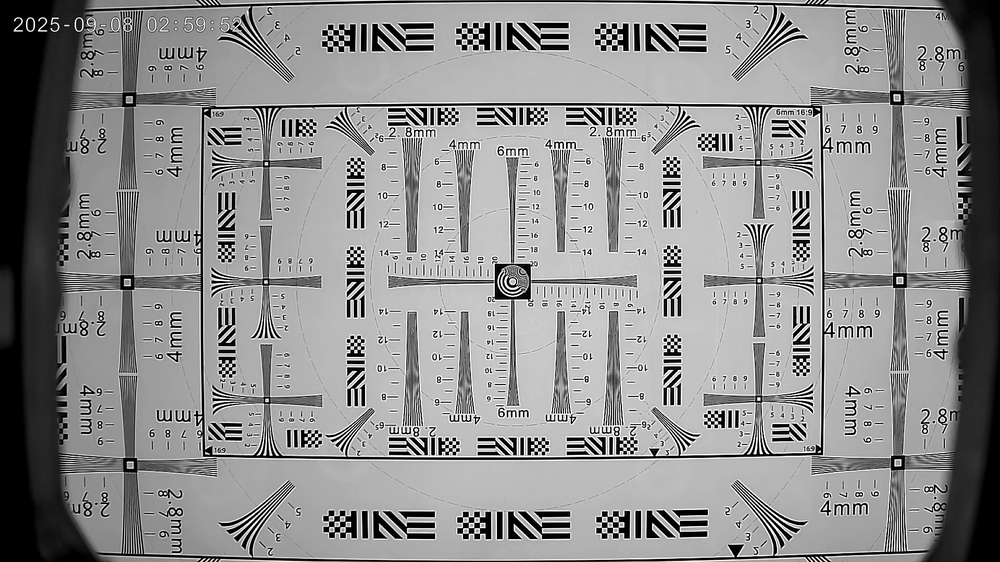
#> input picture images/0908_01_NG_1.bmp, 1000 x 562 px, shrunk from 2304 x 1296 before the run
$ python mtf_sharpness.py images/0908_01_NG_1.bmp   (older library calls are emulated)
#> lines starting #> are read from the running program, lines starting #| are printed output that depends on the picture; long printed decimals are rounded
#!/usr/bin/env python3
# -*- coding: utf-8 -*-
"""
MTF图像清晰度评估工具 - 刃边法（Knife-Edge Method）
基于调制传递函数(Modulation Transfer Function)原理实现
严格按照ISO 12233标准的MTF测试方法
"""

import cv2
import numpy as np
import argparse
import os
import glob
from pathlib import Path
from scipy import signal, ndimage
from numpy.fft import fft, fftfreq
from PIL import Image


class MTFSharpnessEvaluator:
    """MTF清晰度评估器 - 刃边法实现"""

    def __init__(self, image_path):
        """
        初始化评估器

        Args:
            image_path: 图像文件路径
        """
        self.image_path = image_path
        self.image = None
        self.gray = None
        self.mtf_curve = None
        self.mtf50 = None
        self.frequencies = None

    def load_image(self):
        """加载并预处理图像（使用PIL以支持打包后的环境）"""
        if not os.path.exists(self.image_path):
            raise FileNotFoundError(f"图像文件不存在: {self.image_path}")

        try:
            # 优先使用PIL读取（打包后更可靠）
            pil_image = Image.open(self.image_path)

            # 转换为numpy数组
            self.image = np.array(pil_image)

            # 处理不同的图像模式
            if pil_image.mode == 'L':
                # 灰度图
                self.gray = self.image.copy()
            elif pil_image.mode == 'RGB':
                # RGB转灰度
                self.gray = np.dot(self.image[...,:3], [0.299, 0.587, 0.114]).astype(np.uint8)
            elif pil_image.mode == 'RGBA':
                # RGBA转灰度（忽略alpha通道）
                self.gray = np.dot(self.image[...,:3], [0.299, 0.587, 0.114]).astype(np.uint8)
            elif pil_image.mode == 'P':
                # 调色板模式，转换为RGB再转灰度
                pil_image = pil_image.convert('RGB')
                self.image = np.array(pil_image)
                self.gray = np.dot(self.image[...,:3], [0.299, 0.587, 0.114]).astype(np.uint8)
            elif pil_image.mode == '1':
                # 二值图像
                self.gray = (self.image * 255).astype(np.uint8)
            else:
                # 其他模式，尝试转换为RGB再转灰度
                pil_image = pil_image.convert('RGB')
                self.image = np.array(pil_image)
                self.gray = np.dot(self.image[...,:3], [0.299, 0.587, 0.114]).astype(np.uint8)

            # 确保gray是uint8类型
            if self.gray.dtype != np.uint8:
                self.gray = self.gray.astype(np.uint8)

        except Exception as e:
            # 如果PIL失败，尝试cv2（开发环境可能可用）
            try:
                self.image = cv2.imread(self.image_path)
                if self.image is None:
                    raise ValueError(f"无法读取图像: {self.image_path}")

                # 转换为灰度图
                if len(self.image.shape) == 3:
                    self.gray = cv2.cvtColor(self.image, cv2.COLOR_BGR2GRAY)
                else:
                    self.gray = self.image.copy()
            except:
                raise ValueError(f"无法读取图像 (PIL和cv2均失败): {self.image_path}\n原始错误: {str(e)}")

        return self.gray

    # [25 lines left out: function detect_edges, not called in this run]

    def extract_edge_roi(self, margin=50):
        """
        提取边缘感兴趣区域（ROI）
        自动检测图像中最明显的边缘区域

        Args:
            margin: 边缘周围的边距

        Returns:
            numpy.ndarray: 边缘ROI区域
        """
        # 计算图像梯度找到最强的边缘
        grad_x = cv2.Sobel(self.gray, cv2.CV_64F, 1, 0, ksize=3)
        grad_y = cv2.Sobel(self.gray, cv2.CV_64F, 0, 1, ksize=3)
        gradient_mag = np.sqrt(grad_x**2 + grad_y**2)

        # 找到梯度最大的区域
        threshold = np.percentile(gradient_mag, 95)
        edge_mask = gradient_mag > threshold

        # 找到边缘区域的边界框
        coords = np.column_stack(np.where(edge_mask))
        if len(coords) == 0:
            # 如果没有找到边缘，使用整个图像
            return self.gray

        y_min, x_min = coords.min(axis=0)
        y_max, x_max = coords.max(axis=0)

        # 添加边距
        y_min = max(0, y_min - margin)
        y_max = min(self.gray.shape[0], y_max + margin)
        x_min = max(0, x_min - margin)
        x_max = min(self.gray.shape[1], x_max + margin)

        roi = self.gray[y_min:y_max, x_min:x_max]
        return roi

    def compute_esf(self, roi=None):
        """
        计算边缘扩散函数（Edge Spread Function, ESF）

        Args:
            roi: 边缘ROI区域，如果为None则使用整个图像

        Returns:
            numpy.ndarray: ESF曲线
        """
        if roi is None:
            roi = self.gray

        # 检测边缘方向（水平或垂直）
        grad_x = np.abs(cv2.Sobel(roi, cv2.CV_64F, 1, 0, ksize=3)).mean()
        grad_y = np.abs(cv2.Sobel(roi, cv2.CV_64F, 0, 1, ksize=3)).mean()

        # 沿着梯度最大的方向投影
        if grad_x > grad_y:
            # 垂直边缘，沿x方向投影
            esf = np.mean(roi, axis=0)
        else:
            # 水平边缘，沿y方向投影
            esf = np.mean(roi, axis=1)

        # 亚像素插值，提高采样密度
        x_original = np.arange(len(esf))
        x_interpolated = np.linspace(0, len(esf)-1, len(esf)*4)
        esf_interpolated = np.interp(x_interpolated, x_original, esf)

        return esf_interpolated

    def compute_lsf(self, esf):
        """
        计算线扩散函数（Line Spread Function, LSF）
        LSF = dESF/dx (ESF的一阶导数)

        Args:
            esf: 边缘扩散函数

        Returns:
            numpy.ndarray: LSF曲线
        """
        # 使用中心差分法计算导数
        lsf = np.gradient(esf)

        # 使用高斯滤波平滑LSF，减少噪声
        lsf_smoothed = ndimage.gaussian_filter1d(lsf, sigma=2)

        return lsf_smoothed

    def compute_mtf_from_lsf(self, lsf):
        """
        从LSF计算MTF曲线
        MTF = |FFT(LSF)| / |FFT(LSF)[0]|

        Args:
            lsf: 线扩散函数

        Returns:
            tuple: (frequencies, mtf_values)
        """
        # 对LSF进行FFT
        lsf_fft = fft(lsf)

        # 计算MTF（取模值并归一化）
        mtf = np.abs(lsf_fft)
        mtf = mtf / (mtf[0] + 1e-10)  # 归一化，使MTF(0) = 1

        # 只取正频率部分
        n = len(lsf)
        mtf = mtf[:n//2]

        # 计算对应的频率
        frequencies = fftfreq(n, d=1.0)[:n//2]

        return frequencies, mtf

    def compute_mtf50(self, frequencies, mtf):
        """
        计算MTF50值（MTF下降到0.5时的空间频率）
        这是衡量图像清晰度的关键指标

        Args:
            frequencies: 频率数组
            mtf: MTF值数组

        Returns:
            float: MTF50值（cycles/pixel）
        """
        # 找到MTF首次下降到0.5以下的位置
        idx = np.where(mtf < 0.5)[0]

        if len(idx) == 0:
            # 如果MTF始终大于0.5，返回最大频率
            return frequencies[-1]

        idx50 = idx[0]

        if idx50 == 0:
            return frequencies[0]

        # 线性插值获得精确的MTF50频率
        f1, f2 = frequencies[idx50-1], frequencies[idx50]
        m1, m2 = mtf[idx50-1], mtf[idx50]

        # 线性插值: f = f1 + (0.5 - m1) * (f2 - f1) / (m2 - m1)
        if abs(m2 - m1) > 1e-10:
            mtf50 = f1 + (0.5 - m1) * (f2 - f1) / (m2 - m1)
        else:
            mtf50 = f1

        return mtf50

    def compute_mtf_sharpness(self):
        """
        完整的MTF刃边法清晰度评估
        按照ISO 12233标准实现：ESF → LSF → FFT → MTF → MTF50

        Returns:
            dict: 包含MTF50、平均MTF等指标的字典
        """
        # 1. 提取边缘ROI
        roi = self.extract_edge_roi()

        # 2. 计算ESF
        esf = self.compute_esf(roi)

        # 3. 计算LSF（ESF的导数）
        lsf = self.compute_lsf(esf)

        # 4. 通过FFT计算MTF
        frequencies, mtf = self.compute_mtf_from_lsf(lsf)

        # 5. 计算MTF50
        mtf50 = self.compute_mtf50(frequencies, mtf)

        # 保存结果
        self.mtf_curve = mtf
        self.frequencies = frequencies
        self.mtf50 = mtf50

        # 计算其他有用的指标
        mtf30 = self.compute_mtf_at_value(frequencies, mtf, 0.3)
        mtf10 = self.compute_mtf_at_value(frequencies, mtf, 0.1)

        # 计算MTF曲线下面积（Area Under Curve）作为综合指标
        mtf_auc = np.trapezoid(mtf, frequencies)

        # 归一化MTF50到0-100范围（用于评分）
        # 通常MTF50在0.1-0.5范围内，映射到0-100
        sharpness_score = min(100, mtf50 * 200)

        results = {
            'mtf50': mtf50,
            'mtf30': mtf30,
            'mtf10': mtf10,
            'mtf_auc': mtf_auc,
            'sharpness_score': sharpness_score,
            'frequencies': frequencies,
            'mtf_curve': mtf
        }

        return results

    def compute_mtf_at_value(self, frequencies, mtf, value):
        """
        计算MTF下降到指定值时的频率

        Args:
            frequencies: 频率数组
            mtf: MTF值数组
            value: 目标MTF值（例如0.3, 0.1）

        Returns:
            float: 对应的频率值
        """
        idx = np.where(mtf < value)[0]
        if len(idx) == 0:
            return frequencies[-1]

        idx_val = idx[0]
        if idx_val == 0:
            return frequencies[0]

        # 线性插值
        f1, f2 = frequencies[idx_val-1], frequencies[idx_val]
        m1, m2 = mtf[idx_val-1], mtf[idx_val]

        if abs(m2 - m1) > 1e-10:
            freq = f1 + (value - m1) * (f2 - f1) / (m2 - m1)
        else:
            freq = f1

        return freq

    def get_sharpness_level(self, mtf50):
        """
        根据MTF50值判断图像质量等级

        Args:
            mtf50: MTF50数值（cycles/pixel）

        Returns:
            str: 清晰度等级描述
        """
        # MTF50的典型范围：0.1-0.5 cycles/pixel
        if mtf50 > 0.4:
            return "非常清晰"
        elif mtf50 > 0.3:
            return "清晰"
        elif mtf50 > 0.2:
            return "较清晰"
        elif mtf50 > 0.1:
            return "轻微模糊"
        else:
            return "模糊"


# [164 lines left out: functions process_single_image, process_folder, save_results_to_file, not called in this run]


def main():
    """主函数"""
    parser = argparse.ArgumentParser(
        description='MTF图像清晰度评估工具 - 刃边法（ISO 12233标准）',
        formatter_class=argparse.RawDescriptionHelpFormatter,
        epilog="""
算法说明:
  本程序实现了基于ISO 12233标准的MTF刃边法:
  1. ESF (Edge Spread Function) - 边缘扩散函数提取
  2. LSF (Line Spread Function) - 线扩散函数计算 (LSF = dESF/dx)
  3. FFT变换 - 对LSF进行傅里叶变换
  4. MTF曲线 - 调制传递函数 (MTF = |FFT(LSF)|)
  5. MTF50 - MTF下降到0.5时的空间频率（清晰度核心指标）

使用示例:
  # 评估单张图像
  python mtf_sharpness.py image.png

  # 批量评估文件夹中的所有图像
  python mtf_sharpness.py /path/to/folder

  # 批量评估并保存结果到文件
  python mtf_sharpness.py /path/to/folder --output results.txt
        """
    )

    parser.add_argument('path', help='图像文件路径或文件夹路径')
    parser.add_argument('--output', '-o', help='输出结果文件路径（仅用于文件夹批量处理）')

    args = parser.parse_args()

    try:
        path = args.path

        # 判断是文件还是文件夹
        if os.path.isfile(path):
            # 处理单张图像
            print("\n处理单张图像...")
            evaluator = MTFSharpnessEvaluator(path)
            evaluator.load_image()
#> in load_image, pil_image is the input picture: PIL image 1000x562 L; min 0, max 255, mean 141.9
            results = evaluator.compute_mtf_sharpness()
#> in extract_edge_roi, `grad_x = cv2.Sobel(self.gray, cv2.CV_64F, 1, 0, ksize=3)`:
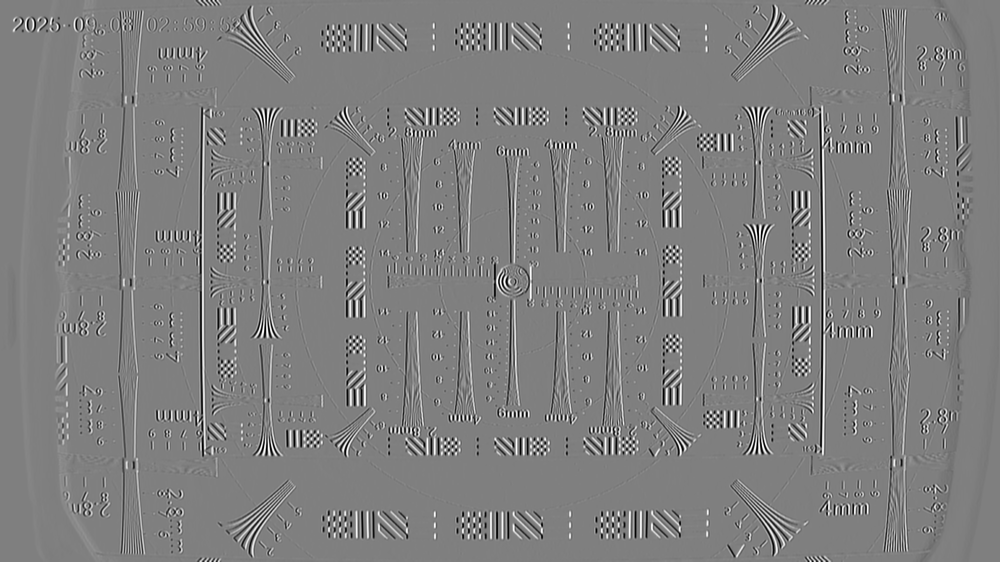
#> grad_x: shape (562, 1000) float64; min -1020, max 1020, mean 0; drawn with min black and max white
#> in extract_edge_roi, `grad_y = cv2.Sobel(self.gray, cv2.CV_64F, 0, 1, ksize=3)`:
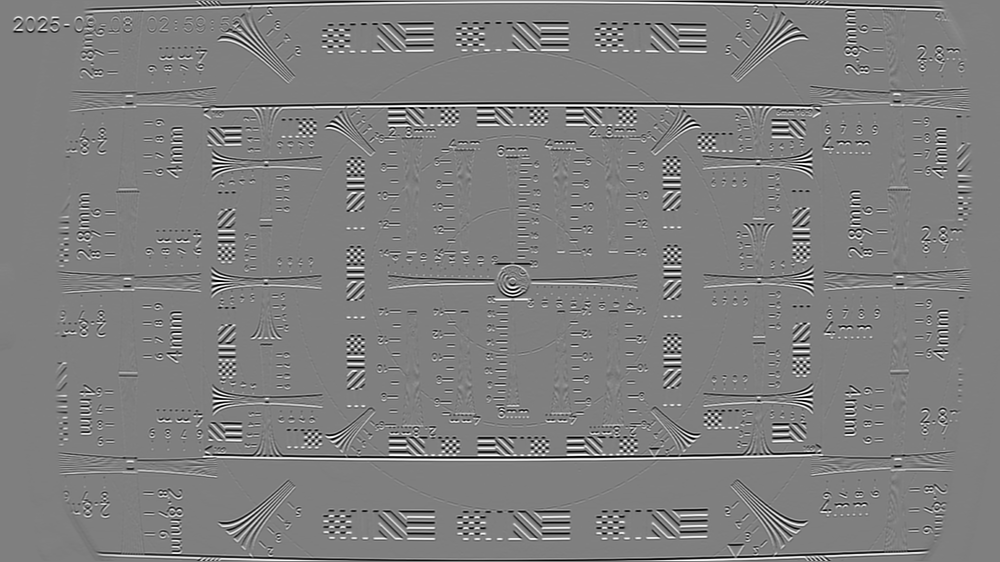
#> grad_y: shape (562, 1000) float64; min -1020, max 1020, mean -0.1; drawn with min black and max white
#> in extract_edge_roi, `gradient_mag = np.sqrt(grad_x**2 + grad_y**2)`:
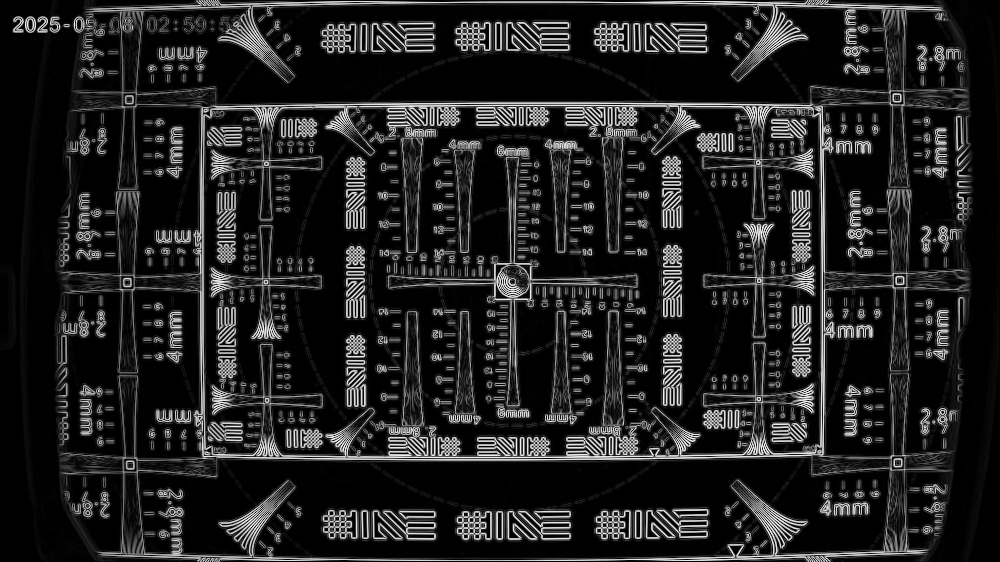
#> gradient_mag: shape (562, 1000) float64; min 0, max 1087, mean 146.3; drawn with min black and max white
#> in extract_edge_roi, `threshold = np.percentile(gradient_mag, 95)`: threshold = 764
#> in extract_edge_roi, `edge_mask = gradient_mag > threshold`:
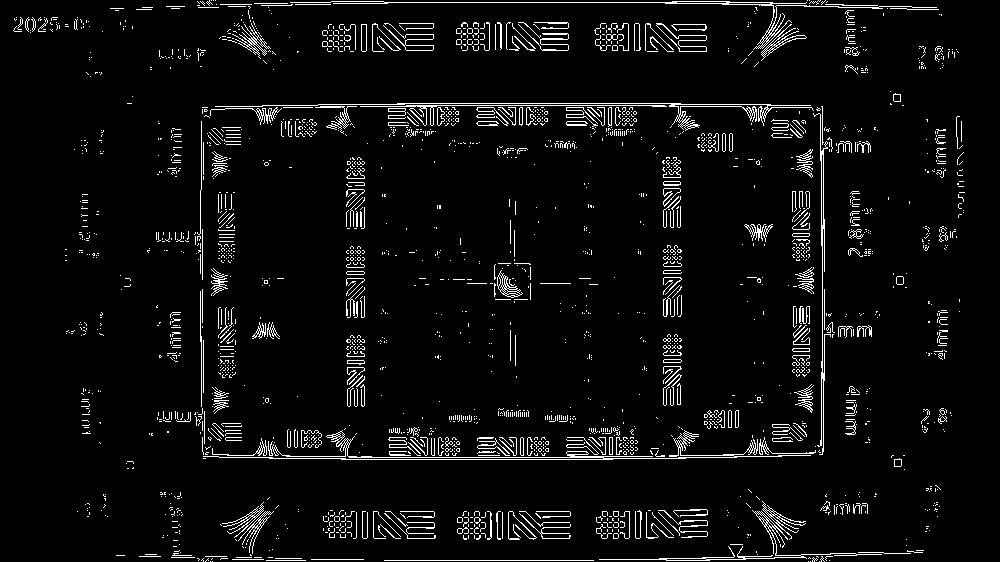
#> edge_mask: shape (562, 1000) bool; 5% white in thin lines or dots
#> in extract_edge_roi, `coords = np.column_stack(np.where(edge_mask))`: coords = 28100 pairs, first value 0 to 561, second value 13 to 964
#> in extract_edge_roi, `y_min, x_min = coords.min(axis=0)`: y_min = 0; x_min = 13
#> in extract_edge_roi, `y_max, x_max = coords.max(axis=0)`: y_max = 561; x_max = 964
#> in extract_edge_roi, `y_max = min(self.gray.shape[0], y_max + margin)`: y_max = 562
#> in extract_edge_roi, `x_min = max(0, x_min - margin)`: x_min = 0
#> in extract_edge_roi, `x_max = min(self.gray.shape[1], x_max + margin)`: x_max = 1000
#> in compute_esf, `grad_x = np.abs(cv2.Sobel(roi, cv2.CV_64F, 1, 0, ksize=3)).mean()`: grad_x = 81.92
#> in compute_esf, `grad_y = np.abs(cv2.Sobel(roi, cv2.CV_64F, 0, 1, ksize=3)).mean()`: grad_y = 87.62
#> in compute_esf, `esf = np.mean(roi, axis=1)`: esf = 562 values, max 159.7 at index 302, min 80.11 at index 105, mean 141.9
#> in compute_esf, `x_original = np.arange(len(esf))`: x_original = 562 values from 0 to 561
#> in compute_esf, `x_interpolated = np.linspace(0, len(esf)-1, len(esf)*4)`: x_interpolated = 2248 values from 0 to 561
#> in compute_esf, `esf_interpolated = np.interp(x_interpolated, x_original, esf)`: esf_interpolated = 2248 values, max 159.3 at index 1210, min 80.21 at index 420, mean 141.9
#> in compute_mtf_sharpness, `esf = self.compute_esf(roi)`: esf has the same summary as esf_interpolated in compute_esf
#> in compute_lsf, `lsf = np.gradient(esf)`: lsf = 2248 values, max 10.88 at index 423, min -10.76 at index 414, mean -0.0149
#> in compute_lsf, `lsf_smoothed = ndimage.gaussian_filter1d(lsf, sigma=2)`: lsf_smoothed = 2248 values, max 8.03 at index 1838, min -8.8 at index 413, mean -0.0149
#> in compute_mtf_sharpness, `lsf = self.compute_lsf(esf)`: lsf has the same summary as lsf_smoothed in compute_lsf
#> in compute_mtf_from_lsf, `mtf = np.abs(lsf_fft)`: mtf = 2248 values, max 379.2 at index 70, min 2.45 at index 314, mean 26.8
#> in compute_mtf_from_lsf, `mtf = mtf / (mtf[0] + 1e-10)`: mtf = 2248 values, max 11.29 at index 70, min 0.0731 at index 314, mean 0.798
#> in compute_mtf_from_lsf, `n = len(lsf)`: n = 2248
#> in compute_mtf_from_lsf, `mtf = mtf[:n//2]`: mtf = 1124 values, max 11.29 at index 70, min 0.0731 at index 314, mean 0.799
#> in compute_mtf_from_lsf, `frequencies = fftfreq(n, d=1.0)[:n//2]`: frequencies = 1124 values from 0 to 0.5
#> in compute_mtf50, `idx = np.where(mtf < 0.5)[0]`: idx = 823 values from 67 to 1123
#> in compute_mtf50, `idx50 = idx[0]`: idx50 = 67
#> in compute_mtf50, `f1, f2 = frequencies[idx50-1], frequencies[idx50]`: f1 = 0.0294; f2 = 0.0298
#> in compute_mtf50, `m1, m2 = mtf[idx50-1], mtf[idx50]`: m1 = 0.77; m2 = 0.394
#> in compute_mtf50, `mtf50 = f1 + (0.5 - m1) * (f2 - f1) / (m2 - m1)`: mtf50 = 0.0297
#> in compute_mtf_sharpness, `self.mtf_curve = mtf`: self.mtf_curve has the same summary as mtf in compute_mtf_from_lsf
#> in compute_mtf_sharpness, `self.frequencies = frequencies`: self.frequencies = 1124 values from 0 to 0.5
#> in compute_mtf_sharpness, `self.mtf50 = mtf50`: self.mtf50 = 0.0297
#> in compute_mtf_at_value, `idx = np.where(mtf < value)[0]`: idx = 772 values from 212 to 1123
#> in compute_mtf_at_value, `idx_val = idx[0]`: idx_val = 212
#> in compute_mtf_at_value, `f1, f2 = frequencies[idx_val-1], frequencies[idx_val]`: f1 = 0.0939; f2 = 0.0943
#> in compute_mtf_at_value, `m1, m2 = mtf[idx_val-1], mtf[idx_val]`: m1 = 0.818; m2 = 0.18
#> in compute_mtf_at_value, `freq = f1 + (value - m1) * (f2 - f1) / (m2 - m1)`: freq = 0.0942
#> in compute_mtf_sharpness, `mtf10 = self.compute_mtf_at_value(frequencies, mtf, 0.1)`: mtf10 = 0.14
#> in compute_mtf_sharpness, `mtf_auc = np.trapezoid(mtf, frequencies)`: mtf_auc = 0.399
#> in compute_mtf_sharpness, `sharpness_score = min(100, mtf50 * 200)`: sharpness_score = 5.94
#> results = 7 items

            filename = os.path.basename(path)
            mtf50 = results['mtf50']
#> mtf50 = 0.0297
            mtf30 = results['mtf30']
#> mtf30 = 0.0942
            mtf10 = results['mtf10']
#> mtf10 = 0.14
            score = results['sharpness_score']
#> score = 5.94
            level = evaluator.get_sharpness_level(mtf50)
#> level = '模糊'

            print("\n" + "="*70)
            print("MTF图像清晰度评估结果（刃边法）")
            print("="*70)
            print(f"文件名: {filename}")
            print(f"图像尺寸: {evaluator.gray.shape}")
#| 图像尺寸: (562, 1000)
            print("-"*70)
            print(f"MTF50: {mtf50:.6f} cycles/pixel  [主要指标]")
#| MTF50: 0.02968 cycles/pixel  [主要指标]
            print(f"MTF30: {mtf30:.6f} cycles/pixel")
#| MTF30: 0.09422 cycles/pixel
            print(f"MTF10: {mtf10:.6f} cycles/pixel")
#| MTF10: 0.1397 cycles/pixel
            print(f"清晰度评分: {score:.2f}/100")
#| 清晰度评分: 5.94/100
            print(f"清晰度等级: {level}")
#| 清晰度等级: 模糊
            print("="*70)
            print("\n说明:")
            print("  MTF50是ISO 12233标准推荐的清晰度评价指标")
            print("  表示MTF下降到0.5时的空间频率（cycles/pixel）")
            print("  值越大表示图像越清晰")
            print("\n参考标准:")
            print("  > 0.4: 非常清晰")
            print("  0.3-0.4: 清晰")
            print("  0.2-0.3: 较清晰")
            print("  0.1-0.2: 轻微模糊")
            print("  < 0.1: 模糊")
            print("="*70 + "\n")

        elif os.path.isdir(path):
            # 处理文件夹
            process_folder(path, args.output)
        else:
            print(f"\n错误: 路径不存在: {path}\n")
            return 1

    except Exception as e:
        print(f"\n错误: {e}\n")
        import traceback
        traceback.print_exc()
        return 1

    return 0


if __name__ == '__main__':
    exit(main())
#> (the program exits here)
